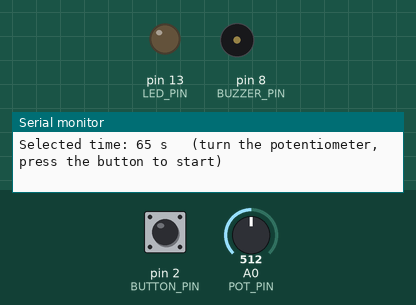
The sketch below on a simulated Arduino Uno, built with avr-gcc and run on an emulated ATmega328P. Shown: output pins drawn as LEDs (lit = HIGH), buzzer (waves = sounding, pin HIGH), the last lines printed to the serial monitor. Inputs (shaded band) come from the test bench; at power-on: pin 2 (BUTTON_PIN) HIGH, A0 (POT_PIN) = 512.

Above: at 1.2 s.
1.3 s: pin 2 (BUTTON_PIN) pulled LOW for 0.15 s
At 2.5 s:
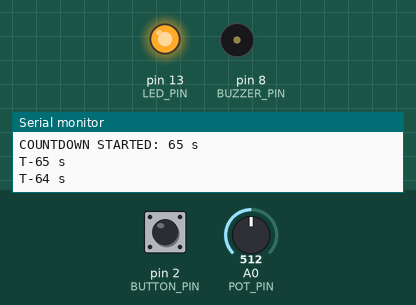
2.9 s: pin 2 (BUTTON_PIN) pulled LOW for 1 s
At 3.8 s:
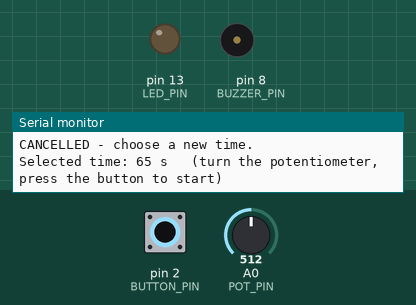
5.4 s: pin 2 (BUTTON_PIN) pulled LOW for 3.2 s
At 5.8 s:
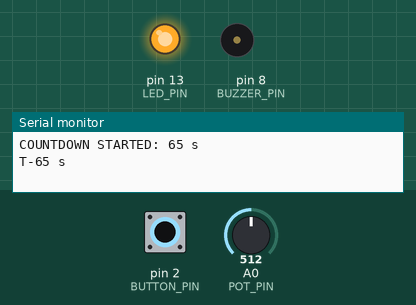
Timing chart, 0 to 8.4 s (numbered marks = the images above; inputs shaded):
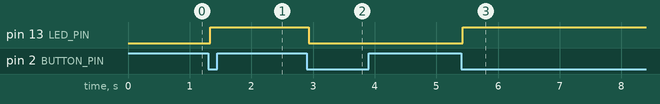

Measured:
- after the input at 1.3 s, pin 13 (LED_PIN): LOW → HIGH at once
- after the input at 2.9 s, pin 13 (LED_PIN): HIGH → LOW at once
- after the input at 5.4 s, pin 13 (LED_PIN): LOW → HIGH at once

The sketch:

Countdown-Timer.ino
```cpp
// 017 - Countdown Timer
// Board: Arduino Uno
// Wiring:
//   Potentiometer: one outer pin -> 5V, other outer pin -> GND, wiper (middle) -> A0
//   Start button  -> one leg to pin 2, other leg to GND (internal pull-up)
//   LED           -> pin 13 through a 220 ohm resistor
//   Passive buzzer -> (+) to pin 8, (-) to GND
// Turn the pot to choose 10-120 seconds, press the button to start, watch the
// countdown in the Serial Monitor, and listen for three beeps when time is up.

const int POT_PIN = A0;           // Potentiometer selects the countdown length
const int BUTTON_PIN = 2;         // Start (and cancel) button
const int LED_PIN = 13;           // Status LED
const int BUZZER_PIN = 8;         // Passive buzzer for the alarm

// ---------------- Time settings ----------------
const int MIN_SECONDS = 10;       // Shortest countdown
const int MAX_SECONDS = 120;      // Longest countdown
const int BLINK_LAST_SECONDS = 5; // The LED blinks during the final 5 seconds
const unsigned long BLINK_MS = 250;   // Half of one LED blink period

// ---------------- Alarm settings ----------------
const unsigned int BEEP_HZ = 1000;     // Pitch of the alarm
const unsigned int BEEP_MS = 200;      // Length of each beep
const unsigned int BEEP_GAP_MS = 200;  // Silence between beeps
const int BEEP_COUNT = 3;              // Three beeps when the time runs out

const unsigned long DEBOUNCE_MS = 30;  // Button press must stay stable this long

// The sketch is always in one of these two states
enum TimerState { STATE_SETTING, STATE_RUNNING };
TimerState state = STATE_SETTING;

int selectedSeconds = MIN_SECONDS;  // Value currently chosen by the potentiometer
int lastShownSelection = -1;        // Prints the selection only when it changes
int totalSeconds = 0;               // Countdown length frozen when the button is pressed
int lastShownCountdown = -1;        // Prints each remaining second only once
unsigned long runStartMillis = 0;   // millis() captured when the countdown started
unsigned long lastBlinkMillis = 0;  // Last time the LED changed state
bool ledOn = false;

// Debounce bookkeeping for the button
int buttonRaw = HIGH, buttonStable = HIGH;
unsigned long buttonLastChange = 0;

// Returns true once each time the button is pressed
bool startPressed() {
  int reading = digitalRead(BUTTON_PIN);
  if (reading != buttonRaw) {
    buttonRaw = reading;
    buttonLastChange = millis();
  }
  if (buttonRaw != buttonStable && (millis() - buttonLastChange) >= DEBOUNCE_MS) {
    buttonStable = buttonRaw;
    if (buttonStable == LOW) return true;
  }
  return false;
}

// Reads the potentiometer and waits for the button that starts the countdown
void handleSetting() {
  int value = analogRead(POT_PIN);
  selectedSeconds = map(value, 0, 1023, MIN_SECONDS, MAX_SECONDS);

  if (selectedSeconds != lastShownSelection) {
    lastShownSelection = selectedSeconds;
    Serial.print("Selected time: ");
    Serial.print(selectedSeconds);
    Serial.println(" s   (turn the potentiometer, press the button to start)");
  }

  if (startPressed()) {
    totalSeconds = selectedSeconds;      // Freeze the chosen value
    runStartMillis = millis();
    lastShownCountdown = -1;
    lastBlinkMillis = millis();
    ledOn = false;
    digitalWrite(LED_PIN, LOW);
    state = STATE_RUNNING;
    Serial.print("COUNTDOWN STARTED: ");
    Serial.print(totalSeconds);
    Serial.println(" s");
  }
}

// Counts the seconds down, blinks the LED at the end and sounds the alarm
void handleRunning() {
  unsigned long elapsed = millis() - runStartMillis;
  long remaining = (long)totalSeconds - (long)(elapsed / 1000UL);

  if (remaining <= 0) {
    // Time is up: switch the LED off and play three short beeps.
    // delay() is acceptable here because the countdown has already finished.
    digitalWrite(LED_PIN, LOW);
    for (int i = 0; i < BEEP_COUNT; i++) {
      tone(BUZZER_PIN, BEEP_HZ);
      delay(BEEP_MS);
      noTone(BUZZER_PIN);
      if (i < BEEP_COUNT - 1) delay(BEEP_GAP_MS);
    }
    Serial.println("TIME'S UP!");
    Serial.println();
    state = STATE_SETTING;          // Go back to the setup screen
    lastShownSelection = -1;
    return;
  }

  // Print every remaining second exactly once
  if (remaining != lastShownCountdown) {
    lastShownCountdown = remaining;
    Serial.print("T-");
    Serial.print(remaining);
    Serial.println(" s");
  }

  // LED stays on while counting, and blinks during the final seconds
  if (remaining <= BLINK_LAST_SECONDS) {
    if (millis() - lastBlinkMillis >= BLINK_MS) {
      lastBlinkMillis = millis();
      ledOn = !ledOn;
      digitalWrite(LED_PIN, ledOn ? HIGH : LOW);
    }
  } else {
    if (!ledOn) {
      ledOn = true;
      digitalWrite(LED_PIN, HIGH);
    }
  }

  // Pressing the button again cancels the countdown and returns to setup
  if (startPressed()) {
    digitalWrite(LED_PIN, LOW);
    ledOn = false;
    Serial.println("CANCELLED - choose a new time.");
    state = STATE_SETTING;
    lastShownSelection = -1;
  }
}

void setup() {
  pinMode(POT_PIN, INPUT);
  pinMode(BUTTON_PIN, INPUT_PULLUP);
  pinMode(LED_PIN, OUTPUT);
  pinMode(BUZZER_PIN, OUTPUT);
  digitalWrite(LED_PIN, LOW);

  Serial.begin(9600);
  Serial.println("=== Countdown Timer ===");
  Serial.println("Turn the potentiometer to choose 10-120 seconds, then press the button.");
}

void loop() {
  // Both states are checked with millis(), so nothing blocks the loop
  if (state == STATE_SETTING) {
    handleSetting();
  } else {
    handleRunning();
  }
}
```
